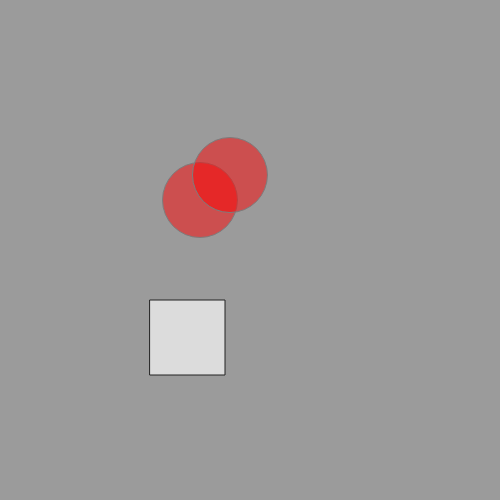
Frame 1 (no input)
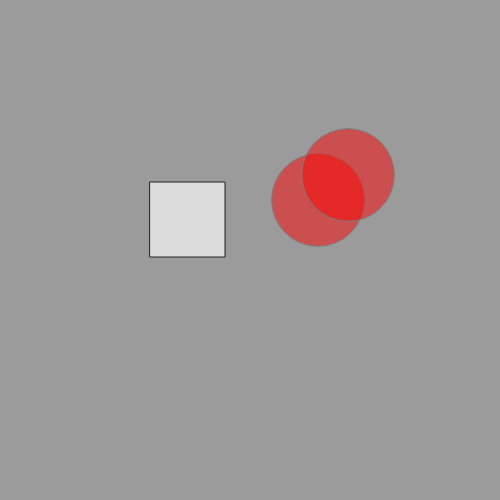
Frame 60 (no input)
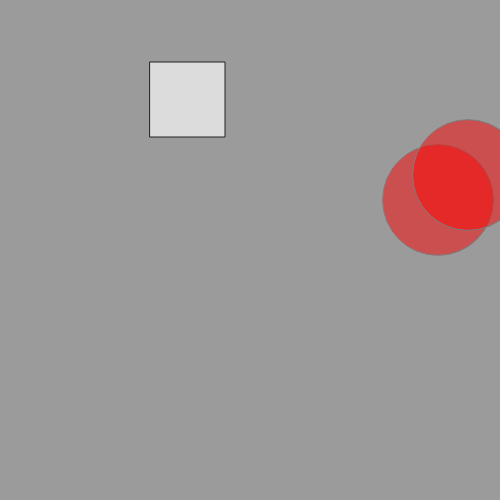
Frame 120 (the mouse pressed at the canvas centre since frame 60)

The p5.js sketch that drew these frames (run headless with seeded random() and noise() and a simulated clock; from frame 60 on, the mouse is pressed at the canvas centre):

// p5.js sketch
// ── sketch.js
/* 
Example that reverses drawn shapes across the canvas/window using variables, incrementors and conditional logic (if else control structures) in the draw() loop.
Created by Professor D
 by Abul Kalam  Modified and added comments as needed. 
*/

var circX = 200; // variable cricX set to a value.
var circY = 200; // variable cricY set to a value.
var circStroke = 125; // variable circStroke set to a value.
var circR = 255; // variable circR set to a value.
var circG = 0;// variable circG set to a value.
var circB = 0; // variable circB set to a value.
var circSize = 75;// variable circSize set to a value.
var recX = 150;// variable recX is set to a value.
var recY = 300;// variable recY is set to a value.
var recStroke = 35; // variable recStroke is set to a value.
var recCol = 220; // variable recCol is set to a value.
var recSize = 75; // variable recSize is set to a value.
var canvBG = 155;// variable canvBG is set  to a value.
var speed = 2; // variable speed is set to a value
var alph = 125; // variable alpha is the fourth color on the RGBA color and the overlap.



function setup() { // setup ()function is the start of the code and gives us the access to the size of the window.
	createCanvas(500, 500); // the size of the canvas is 500 by 500.
}


function draw() { // function draw() makes the code compile as the order follows. 
	background(canvBG);// the background function tells us how our background going to look and it is limit to 255.
	stroke(circStroke); // the stroke function tells us how thik our strokes are going to  be
	fill(circR, circG, circB, alph); // fill function would fill the colors of the circle based on RGBA.
	stroke(circStroke); // stroke function will tell us on the value of circstroke variable.
	ellipse(circX, circY, circSize, circSize); // ellipse function is going to tell us its x and y coordinates and its radius.
	ellipse(circX + 30, circY - 25, circSize, circSize); // this ellipse function is going to tell us its value of the coordinates and run the program as naccesary.
	fill(circR, circG, circB, 135); // fill funtion will fill the circles and follow the rgba.

	stroke(recStroke); // this stoke function is going to act as a rectangle with stroke.
	fill(recCol); // fill function is going to fill the rectangle with the color.
	rect(recX, recY, recSize, recSize);// rectangular function is going to act as its size and x and y values

	circX = circX + speed; // circX value is set to circX value and a speed which will change the speed of the circle
	recY = recY - speed;  // recY value will set the rectangle going vertically and will set the value to decreasing its speed.

	if (circX < width) { // the if statement is telling us to check the circle if the variable is less than the width and try to check if its true or false

		circSize += 0.3; // This circle size will increase by 0.3 through each loop and check if the statement is true and if not it will continue

	} else { // else statement tells us if the first statement is not true check the second statement

		if (circX > width) { // this time we are checking if circX is greater than the width
			speed = speed * -1; // this will check the speed and ask it to reverse direction of x
			circSize *= -.5; // This circle size will decrease by number multiplied by -.5 through each loop and compile and we saw the circles reappears. 

		}

	}

}
